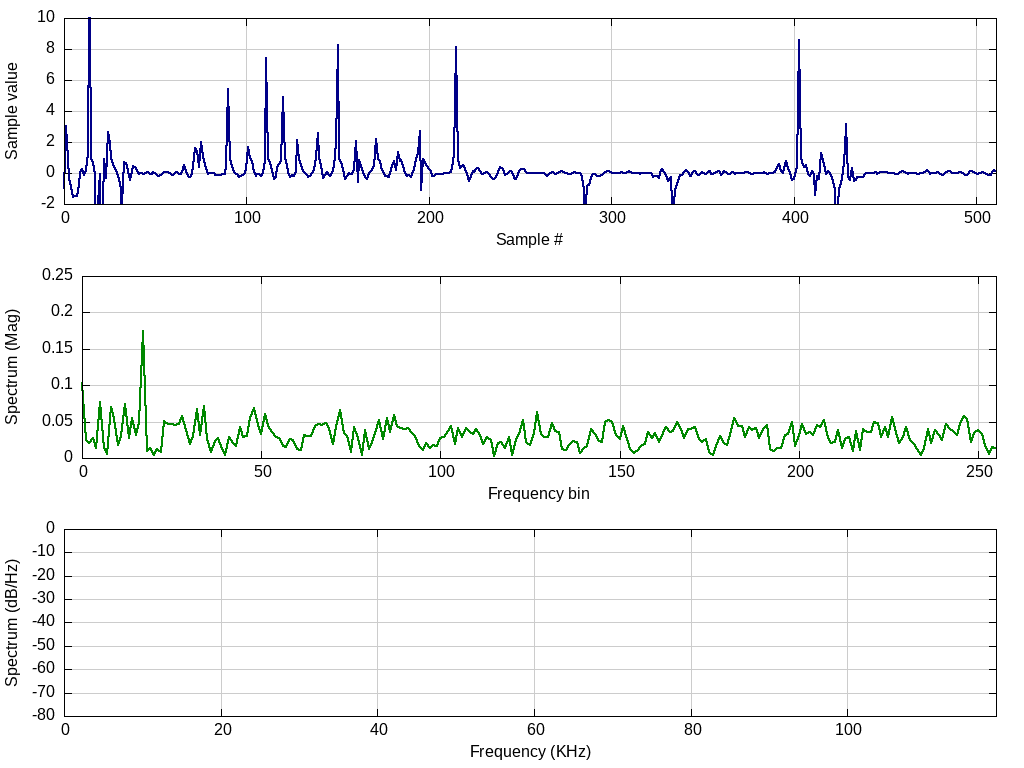

This chart was generated by the following gnuplot code:
# example.gnuplut : configuration for plotting (change as needed)

reset                                   # reset
set size ratio 0.2                      # set relative size of plots
set grid xtics ytics                    # grid: enable both x and y lines
set grid lt 1 lc rgb '#cccccc' lw 1     # grid: thin gray lines
set multiplot layout 3,1 scale 1.0,1.0  # set two plots for this figure

# time domain
set ylabel 'Sample value'               # set y-axis label
set xlabel 'Sample #'                   # set x-axis label
set yrange [-2:10]                       # set y plot range
set xrange [0:511]                      # set x plot range
plot '../data/demod_time.dat' using 1:2 with lines lt 1 lw 2 lc rgb '#000088' notitle

# freq domain (Fourier)
set ylabel 'Spectrum (Mag)'              # set y-axis label
set xlabel 'Frequency bin'               # set x-axis label
set yrange [0.0:0.25]                    # set y plot range
set xrange [0:255]                       # set x plot range
plot '../data/demod_freq.dat' using 1:2 with lines lt 1 lw 2 lc rgb '#008800' notitle

# freq domain (PSD)
set ylabel 'Spectrum (dB/Hz)'            # set y-axis label
set xlabel 'Frequency (KHz)'             # set x-axis label
set yrange [-80:0]                       # set y plot range
set xrange [0:119]                       # set x plot range
# add your own .dat file for PSD as part of the take-home
plot '../data/demod_psd.dat' using 1:2 with lines lt 1 lw 3 lc rgb '#880000' notitle

unset multiplot
